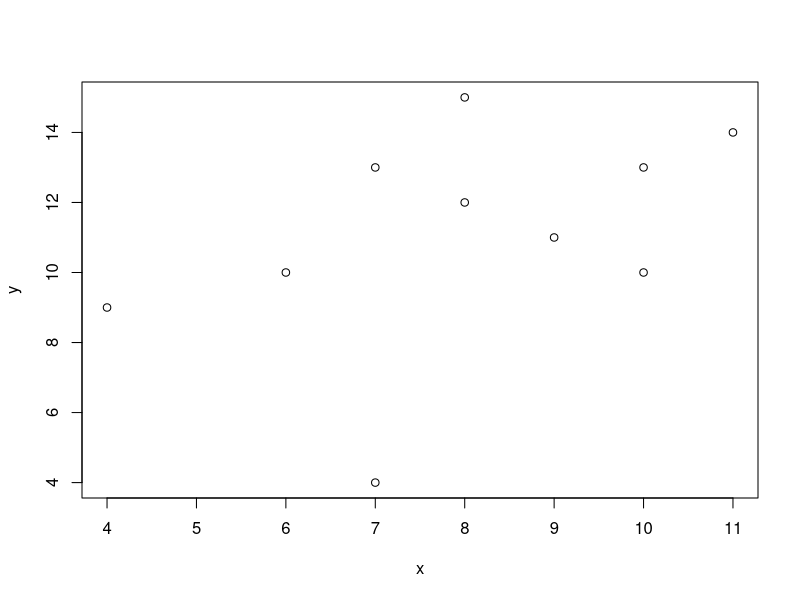
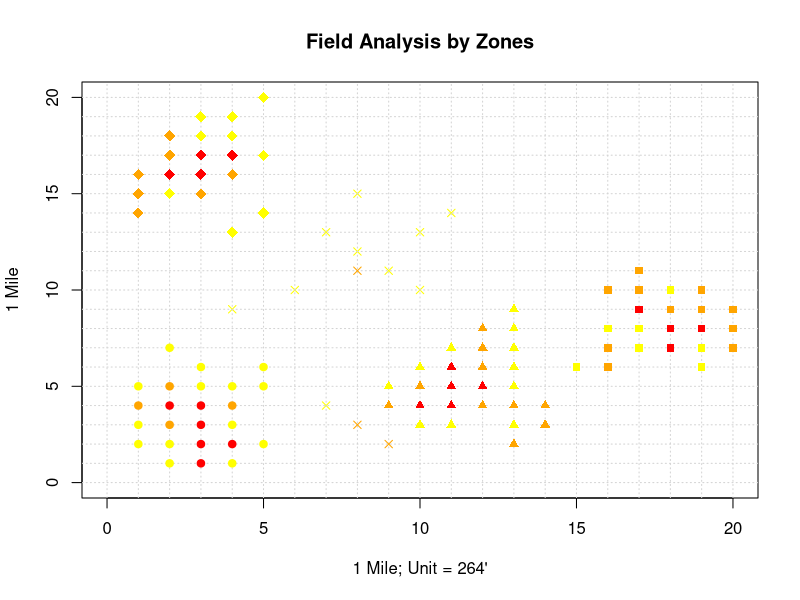

The R script that drew these images, in order:
#NON-ZONE
#Yellow
x <- c(4, 6, 7, 7, 8, 8, 9, 10, 10, 11)
y <- c(9, 10, 4, 13, 12, 15, 11, 10, 13, 14)
plot(x,y)

plot(x,y, xlab="1 Mile; Unit = 264'", ylab="1 Mile", main="Field Analysis by Zones", ylim=c(0,20), xlim=c(0,20), pch = 4, col="yellow")
abline(h = 0:20, v = 0:20, col = "lightgray", lty = 3)

# NON-ZONE
# ORANGE
x2 <- c(8, 8, 9)
y2 <- c(3, 11, 2)
points(x2, y2, pch = 4, col="orange")

#ZONE 1
#YELLOW
x3 <- c(2, 3, 3, 4, 4, 4, 5, 5, 5)
y3 <- c(15, 18, 19, 13, 18, 19, 14, 17, 20)
points(x3, y3, pch = 18, col="yellow", cex = 1.5)

#ZONE 1
#ORANGE
x4 <- c(1, 1, 1, 2, 2, 3, 4)
y4 <- c(14, 15, 16, 17, 18, 15, 16)
points(x4, y4, pch = 18, col="orange", cex = 1.5)

#ZONE 1
#RED
x5 <- c(2, 3, 3, 4)
y5 <- c(16, 16, 17, 17)
points(x5, y5, pch = 18, col="red", cex = 1.5)

#ZONE 2
#YELLOW
x6 <- c(1, 1, 1, 2, 2, 2, 3, 3, 4, 4, 4, 5, 5, 5)
y6 <- c(2, 3, 5, 1, 2, 7, 5, 6, 1, 3, 5, 2, 5, 6)
points(x6, y6, pch = 19, col = "yellow")

#ZONE 2
#ORANGE
x7 <- c(1, 2, 2, 4)
y7 <- c(4, 3, 5, 4)
points(x7, y7, pch = 19, col = "orange")

#ZONE 2
#RED
x8 <- c(2, 3, 3, 3, 3, 4)
y8 <- c(4, 1, 2, 3, 4, 2)
points(x8, y8, pch = 19, col="red")

#ZONE 3
#YELLOW
x9 <- c(9, 10, 10, 11, 11, 13, 13, 13, 13, 13, 13)
y9 <- c(5, 3, 6, 3, 7, 3, 5, 6, 7, 8, 9)
points(x9, y9, pch = 17, col = "yellow")

#ZONE 3
#ORANGE
x10 <- c(9, 10, 12, 12, 12, 12, 13, 13, 14, 14)
y10 <- c(4, 5, 4, 6, 7, 8, 2, 4, 3, 4)
points(x10, y10, pch = 17, col = "orange")

#ZONE 3
#RED
x11 <- c(10, 11, 11, 11, 12)
y11 <- c(4, 4, 5, 6, 5)
points(x11, y11, pch = 17, col="red")

#ZONE 4
#YELLOW
x12 <- c(15, 16, 17, 17, 18, 19, 19)
y12 <- c(6, 8, 7, 8, 10, 6, 7)
points(x12, y12, pch = 15, col = "yellow")

#ZONE 4
#ORANGE
x13 <- c(16, 16, 16, 17, 17, 18, 19, 19, 20, 20, 20)
y13 <- c(6, 7, 10, 10, 11, 9, 9, 10, 7, 8, 9)
points(x13, y13, pch = 15, col = "orange")

#ZONE 4
#RED
x14 <- c(17, 18, 18, 19)
y14 <- c(9, 7, 8, 8)
points(x14, y14, pch = 15, col="red")
